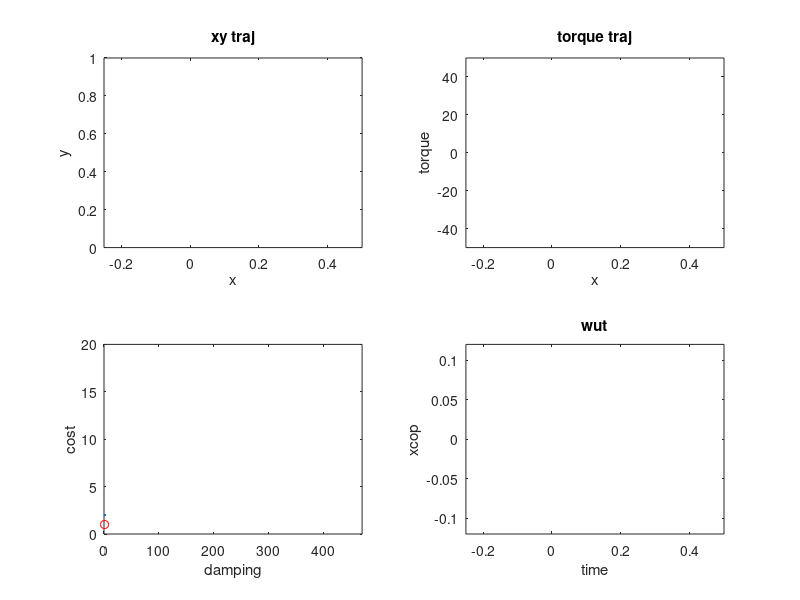

Here is the MATLAB script that generated this plot: (Note: this script raises an error after producing the figure.)
% MHector

% 6.5.18
% COL analysis
clc; clear; close all
record_video = 0;
if record_video==1
    v=VideoWriter('torques_over_damping','MPEG-4');
    v.FrameRate=10;
    open(v);
end
% strucc = dir('C:\\Users\mike-\Documents\DRL\collocation\opt_results\damping_results\opt_damping_*');%dir('D:\Documents\DRL\slip_opt\opt_results\damping_results\opt_damping_*'); %dir('C:\\Users\mike-\Documents\DRL\collocation\opt_results\damping_results\opt_damping_*');
strucc = dir('C:\\Users\mike-\Documents\DRL\collocation\opt_results\damping_results\perturb_results\opt*');
cmax = 450;
fig = figure;
hold on
subplot(2,2,1); an1 = plot(1,1);
axis([-0.25, .5, 0, 1]); title('xy traj'); xlabel('x'); ylabel('y');
subplot(2,2,2); an2 = plot(1,1); hold on; an22 = plot(2,2);
axis([-.25, .5, -50, 50]); title('torque traj'); xlabel('x'); ylabel('torque');
subplot(2,2,3); an3 = plot(1,1,'ro'); hold on; an32 = plot(2,2);
axis([0,cmax+20, 0, 20]); xlabel('damping'); ylabel('cost');
subplot(2,2,4); an4 = plot(1,1);
axis([-.25, .5, -.12, .12]); xlabel('x'); ylabel('xcop')
% an2 = plot(2,2);
title1 = title('wut');
% axis([-0.25, 0.25, .1, .9])

% legend('leg torque', 'ankle torque')
xlabel('time')
% ylabel('torque')

for i = 1:length(strucc)
    filename = strucc(i).name;
    filename = strcat('C:\\Users\mike-\Documents\DRL\collocation\opt_results\damping_results\perturb_results\', filename); %strcat('D:\Documents\DRL\slip_opt\opt_results\damping_results\', filename); 
    load(filename)
    results{i} = opt_results;
    c(i) = opt_results.c;
    if opt_results.c == 400
%         pause
    end
end
[c_sorted,i] = sort(c);

q=1;
for k = 1:length(i)
    results_sorted_c{k} = results{i(k)};
    flags(k) = results{i(k)}.flag;
    if results{i(k)}.flag > 0
        c_graph(q) = results{i(k)}.c;
        cost_graph(q) = results{i(k)}.cost;
        q = q+1;
    end
end
an32.XData = c_graph;
an32.YData = cost_graph;
for i = 1:numel(results)
    %Make energy shared figure
    energy_leg(i) = sum(results_sorted_c{i}.Tleg.^2);
    energy_ankle(i) = sum(results_sorted_c{i}.Tankle.^2);
    
    if results_sorted_c{i}.flag > 0
        time = results_sorted_c{i}.t;
        leg_response = results_sorted_c{i}.Tleg;
        ankle_response = results_sorted_c{i}.Tankle;
        x = results_sorted_c{i}.x;
        y = results_sorted_c{i}.y;
        r = results_sorted_c{i}.r;
        k = results_sorted_c{i}.k;
        xcop = -ankle_response .* r ./(k .*(results_sorted_c{i}.r0 -r).* y);
        
        if max(leg_response) > 49.9
%             pause
        end

        an1.XData = x;
        an1.YData = y;

        an2.XData = x;
        an2.YData = ankle_response;  
        
        an22.XData = x;
        an22.YData = leg_response; 
        
        an3.XData = results_sorted_c{i}.c;
        an3.YData = results_sorted_c{i}.cost;
        
        an4.XData = x;
        an4.YData = xcop;

        drawnow
        title1.String = ['damping = ', num2str(floor(results_sorted_c{i}.c))];
        pause(.02)
        if record_video==1
            F=getframe(gcf);
            writeVideo(v,F);
        end
    end
end

if record_video == 1
    close(v)
end

%Make energy shared figure
[cUnique, indUnique] = unique(c);
% barArray = [energy_leg(indUnique)' energy_ankle(indUnique)']; 
% figure
% abar = bar(cUnique',barArray, 'stacked');
figure;
plot(cUnique, energy_leg(indUnique)); hold on; 
plot(cUnique, energy_ankle(indUnique),'r');
a = line([71 71],[0, 12*10^4]); a.LineStyle = '--';
xlabel('Damping')
ylabel('Energy')
legend('Leg energy', 'Ankle energy','Leg begins saturation')
title('Optimal energies of actuators through stance')
% a.Color = 'k';
% figure
% subplot(2,2,1)
% 
% plot(c,flag,'bo')
% title('fmincon ending state flag')
% subplot(2,2,2)
% 
% plot(c,cost,'bo')
% title('cost')
% subplot(2,2,3)
% 
% plot(c,leg_response,'bo'); hold on
% plot(c,ankle_response,'ro')
% title('torque squared')
